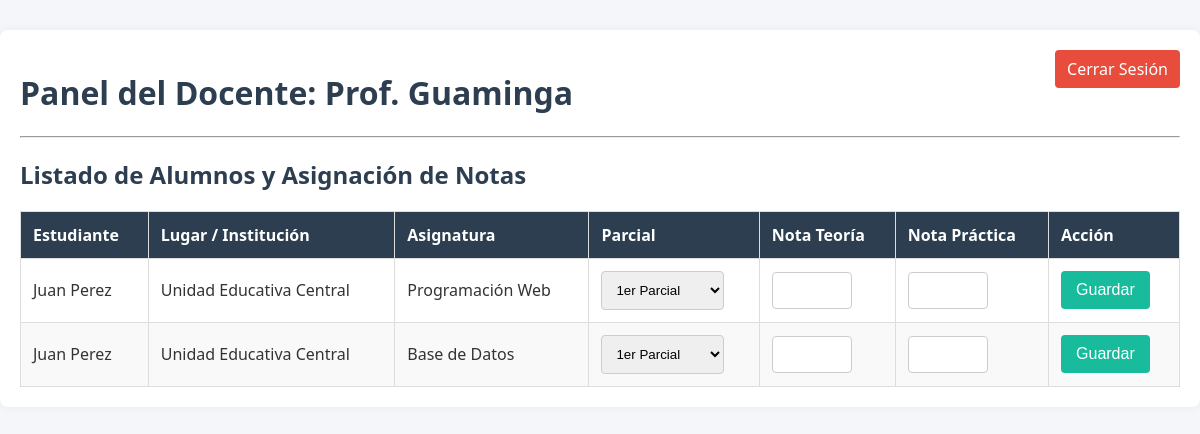
Page /docente.php (signed in) on the committed database.
### tables this page shows
CREATE TABLE `asignaturas_estudiante` (
  `id` int(11) NOT NULL,
  `lugar_id` int(11) DEFAULT NULL,
  `asignatura_id` int(11) DEFAULT NULL,
  `usuario_id` int(11) DEFAULT NULL COMMENT 'Estudiante',
  `usuario_id_creacion` int(11) DEFAULT NULL,
  `fecha_creacion` timestamp NULL DEFAULT NULL,
  `hora_creacion` time DEFAULT NULL,
  `usuario_id_actualizacion` int(11) DEFAULT NULL,
  `fecha_actualizacion` timestamp NULL DEFAULT NULL,
  `hora_actualizacion` time DEFAULT NULL,
  `usuario_id_eliminacion` int(11) DEFAULT NULL,
  `fecha_eliminacion` timestamp NULL DEFAULT NULL,
  `hora_eliminacion` time DEFAULT NULL
);

CREATE TABLE `usuarios` (
  `id` int(11) NOT NULL,
  `nombre` varchar(100) DEFAULT NULL,
  `email` varchar(100) DEFAULT NULL,
  `rol` int(1) DEFAULT NULL COMMENT '1 Docente, 2 Estudiante',
  `contrasena` varchar(100) DEFAULT NULL,
  `obs` text DEFAULT NULL,
  `usuario_id_creacion` int(11) DEFAULT NULL,
  `fecha_creacion` timestamp NULL DEFAULT NULL,
  `hora_creacion` time DEFAULT NULL,
  `usuario_id_actualizacion` int(11) DEFAULT NULL,
  `fecha_actualizacion` timestamp NULL DEFAULT NULL,
  `hora_actualizacion` time DEFAULT NULL,
  `usuario_id_eliminacion` int(11) DEFAULT NULL,
  `fecha_eliminacion` timestamp NULL DEFAULT NULL,
  `hora_eliminacion` time DEFAULT NULL
);

CREATE TABLE `lugares` (
  `id` int(11) NOT NULL,
  `nombre` varchar(100) DEFAULT NULL,
  `obs` text DEFAULT NULL,
  `usuario_id_creacion` int(11) DEFAULT NULL,
  `fecha_creacion` timestamp NULL DEFAULT NULL,
  `hora_creacion` time DEFAULT NULL,
  `usuario_id_actualizacion` int(11) DEFAULT NULL,
  `fecha_actualizacion` timestamp NULL DEFAULT NULL,
  `hora_actualizacion` time DEFAULT NULL,
  `usuario_id_eliminacion` int(11) DEFAULT NULL,
  `fecha_eliminacion` timestamp NULL DEFAULT NULL,
  `hora_eliminacion` time DEFAULT NULL
);

CREATE TABLE `asignaturas` (
  `id` int(11) NOT NULL,
  `nombre` varchar(100) DEFAULT NULL,
  `obs` text DEFAULT NULL,
  `usuario_id_creacion` int(11) DEFAULT NULL,
  `fecha_creacion` timestamp NULL DEFAULT NULL,
  `hora_creacion` time DEFAULT NULL,
  `usuario_id_actualizacion` int(11) DEFAULT NULL,
  `fecha_actualizacion` timestamp NULL DEFAULT NULL,
  `hora_actualizacion` time DEFAULT NULL,
  `usuario_id_eliminacion` int(11) DEFAULT NULL,
  `fecha_eliminacion` timestamp NULL DEFAULT NULL,
  `hora_eliminacion` time DEFAULT NULL
);

### docente.php (the view, shortened to what this page needs)
<?php
require_once 'config/database.php';
$query = "SELECT
            ae.usuario_id AS estudiante_id,
            u.nombre AS estudiante_nombre,
            u.email AS estudiante_email,
            a.id AS asignatura_id,
            a.nombre AS asignatura_nombre,
            l.nombre AS lugar_nombre,
            n.parcial, n.teoria, n.practica
          FROM asignaturas_estudiante ae
          JOIN usuarios u ON ae.usuario_id = u.id
          JOIN asignaturas a ON ae.asignatura_id = a.id
          JOIN lugares l ON ae.lugar_id = l.id
          LEFT JOIN notas n ON n.asignatura_id = a.id AND n.usuario_id = u.id";
$estudiantes = $pdo->query($query)->fetchAll();
?>
<!DOCTYPE html>
<html lang="es">
<head>
    <link rel="stylesheet" href="css/styles.css">
</head>
<body>
    <div class="container">
        <a href="logout.php" class="logout-btn">Cerrar Sesión</a>
        <h1>Panel del Docente: <?php echo $_SESSION['nombre']; ?></h1>
        <hr>
        <h2>Listado de Alumnos y Asignación de Notas</h2>
        <table>
            <thead>
                <tr>
                    <th>Estudiante</th>
                    <th>Lugar / Institución</th>
                    <th>Asignatura</th>
                    <th>Parcial</th>
                    <th>Nota Teoría</th>
                    <th>Nota Práctica</th>
                    <th>Acción</th>
                </tr>
            </thead>
            <tbody>
                <?php foreach($estudiantes as $row): ?>
                <tr>
                    <form action="" method="POST">
                        <td><?php echo $row['estudiante_nombre']; ?></td>
                        <td><?php echo $row['lugar_nombre']; ?></td>
                        <td><?php echo $row['asignatura_nombre']; ?></td>
                        <td>
                            <select name="parcial" style="width: auto;">
                                <option value="1">1er Parcial</option>
                            </select>
                        </td>
                        <td><input type="number" name="teoria" step="0.01" min="0" max="10" value="<?php echo $row['teoria'] ?? ''; ?>" required style="width: 80px;"></td>
                        <td><input type="number" name="practica" step="0.01" min="0" max="10" value="<?php echo $row['practica'] ?? ''; ?>" required style="width: 80px;"></td>
                        <td>
                            <button type="submit" name="guardar_nota">Guardar</button>
                        </td>
                    </form>
                </tr>
                <?php endforeach; ?>
            </tbody>
        </table>
    </div>
</body>
</html>

### styles.css (style rules this page uses)
:root { --primary: #2c3e50; --secondary: #18bc9c; --dark: #333; --light: #f4f6f9; }
body { font-family: 'Segoe UI', Tahoma, Geneva, Verdana, sans-serif; background-color: var(--light); margin: 0; padding: 0; color: var(--dark); }
.container { max-width: 1200px; margin: 30px auto; background: #fff; padding: 20px; border-radius: 8px; box-shadow: 0 0 10px rgba(0, 0, 0, 0.05); }
h1, h2 { color: var(--primary); }
input[type="text"], input[type="email"], input[type="password"], select, input[type="number"] { width: 100%; padding: 10px; box-sizing: border-box; border: 1px solid #ccc; border-radius: 4px; }
button { background-color: var(--secondary); color: white; padding: 10px 15px; border: none; border-radius: 4px; cursor: pointer; font-size: 16px; }
table { width: 100%; border-collapse: collapse; margin-top: 20px; }
table, th, td { border: 1px solid #ddd; }
th, td { padding: 12px; text-align: left; }
th { background-color: var(--primary); color: white; }
tr:nth-child(even) { background-color: #f9f9f9; }
.logout-btn { background-color: #e74c3c; float: right; text-decoration: none; color: white; padding: 8px 12px; border-radius: 4px; }

### rows in the picture
asignaturas_estudiante: usuario.nombre "Juan Perez", lugar.nombre "Unidad Educativa Central", asignatura.nombre "Programación Web"
asignaturas_estudiante: usuario.nombre "Juan Perez", lugar.nombre "Unidad Educativa Central", asignatura.nombre "Base de Datos"

### other values in the picture
$_SESSION['nombre'] "Prof. Guaminga"
